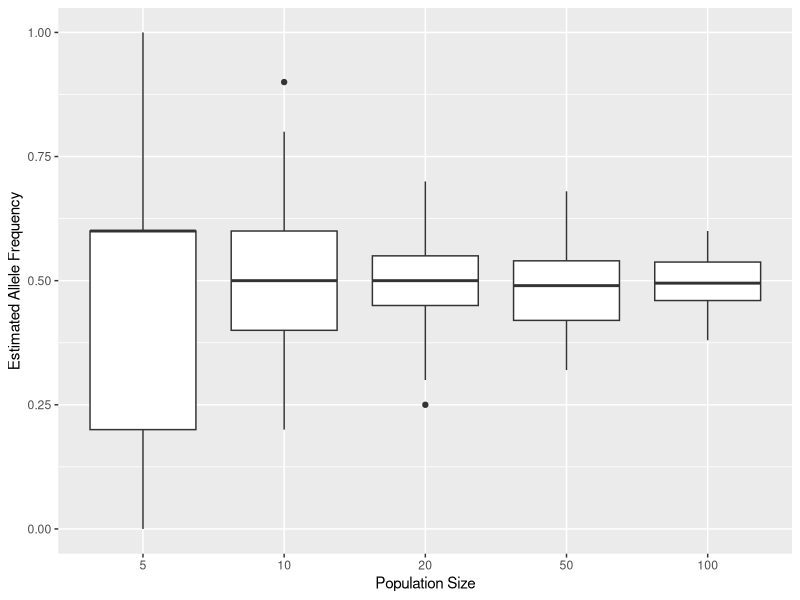
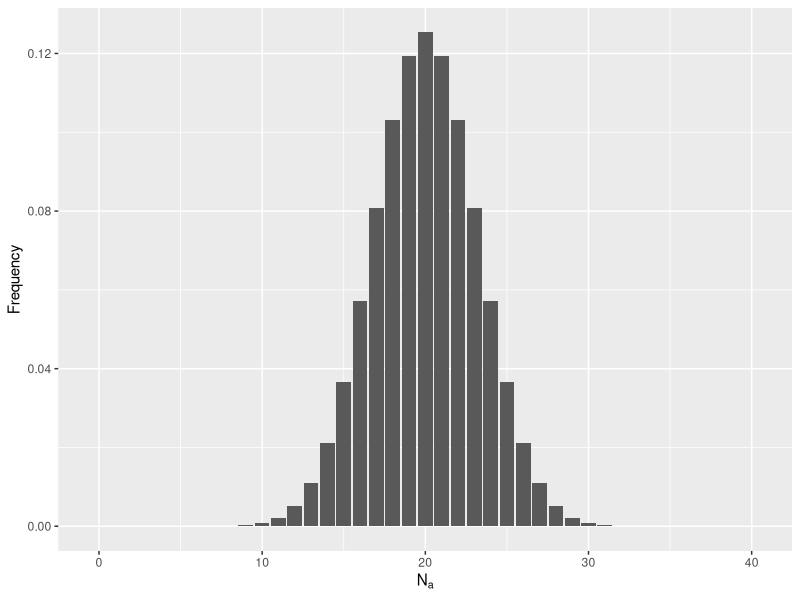
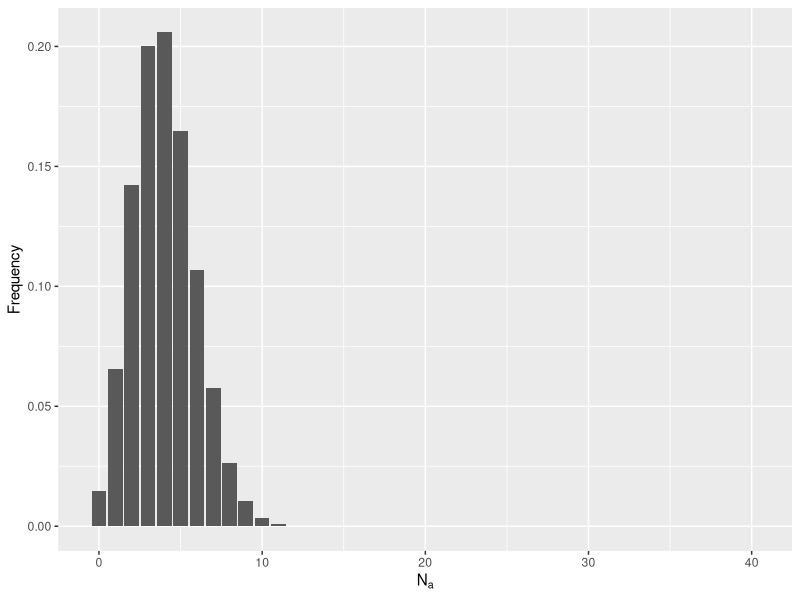
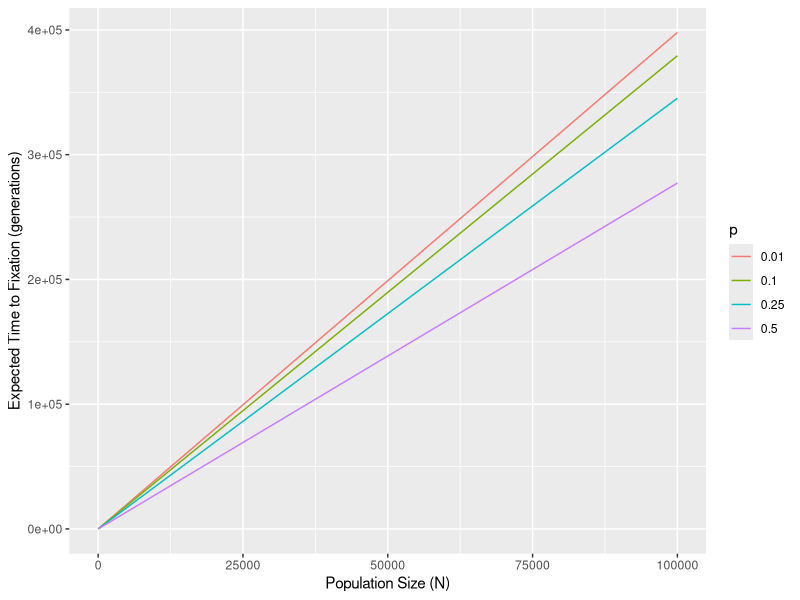
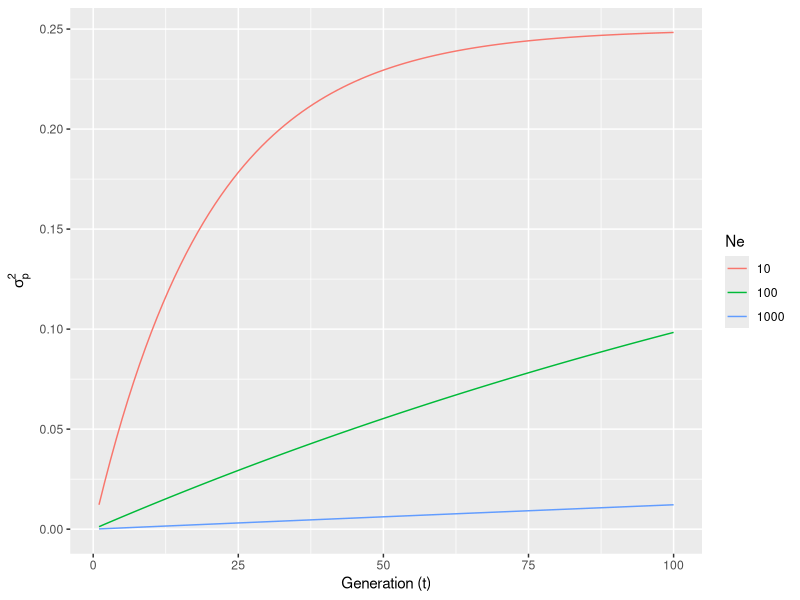
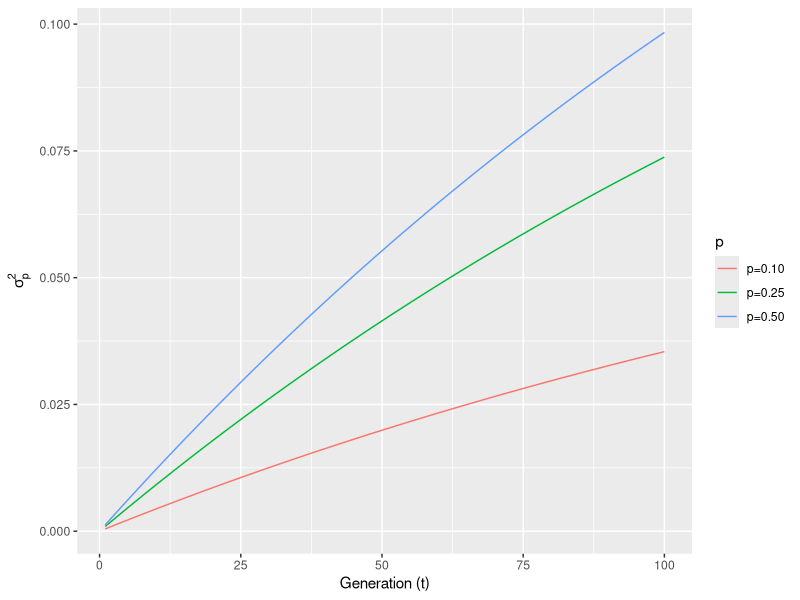

Generate these figures, in order, with R:
## ---- chunk 1
Alleles <- c("A","B")
## ---- chunk 2
sample_size <- c(5,10,20,50,100)
## ---- chunk 3
df <- data.frame( N = rep( sample_size, each=50 ),FreqA = NA)
## ---- chunk 4
for( row in 1:nrow(df) ) {
  # make random selection from Alleles with replacement of a particular size
  a <- sample( Alleles, size=df$N[row],replace = T)
  # find the frequency
  f <- sum( a == "A" ) / length(a)
  # assign it back to the data.frame
  df$FreqA[row] <- f
}
## ---- chunk 5
summary(df)
## ---- chunk 6
require(ggplot2)
p <- ggplot(df, aes(x=factor(N), y=FreqA)) + geom_boxplot() 
p + xlab("Population Size") + ylab("Estimated Allele Frequency")
## ---- chunk 7
p <- 0.5
N <- 20
N.A <- 20
## ---- chunk 8
coef <- factorial(2*N)/ (factorial(N.A)*factorial(2*N - N.A))
coef
## ---- chunk 9
prob <- p^N.A * (1 - p)^(2*N-N.A)
prob
## ---- chunk 10
Prob.20.A <- coef*prob
Prob.20.A
## ---- chunk 11
N.A <- 0:(2*N)
Frequency <- factorial(2*N)/( factorial(N.A)*factorial(2*N-N.A)) * p^N.A * (1-p)^(2*N-N.A)
df <- data.frame(N.A,Frequency)
ggplot(df,aes(x=N.A,y=Frequency)) + geom_bar(stat="identity") + xlab(expression(N[a]))
## ---- chunk 12
df[1:10,]
## ---- chunk 13
p <- 0.1
Frequency <- factorial(2*N)/( factorial(N.A)*factorial(2*N-N.A)) * p^N.A * (1-p)^(2*N-N.A)
df <- data.frame(N.A,Frequency)
ggplot(df,aes(x=N.A,y=Frequency)) + geom_bar(stat="identity") + xlab(expression(N[a])) 
## ---- chunk 14
require(ggplot2)
df <- data.frame()
N <- 10^(1:5)
for( p in c(0.01, 0.1, 0.25, 0.5)){
  t <- (-4*N*(1-p)*log(1-p))/p
  df <- rbind( df, data.frame(p,N,t))
}
df$p <- factor( df$p )
ggplot( df, aes(N,t,color=p)) + geom_line() + xlab("Population Size (N)") + ylab("Expected Time to Fixation (generations)")
## ---- chunk 15
t <- 1:100
p <- q <- 0.5
ne <- function( t, Ne, p, q) { return( p*q*( 1 - exp( -t/(2*Ne)))) }
df <- data.frame( Generation=c(t,t,t),
                  sigma_p= c( ne(t,10,p,q), ne(t,100,p,q), ne(t,1000,p,q) ),
                  Ne=rep(c("10","100","1000"), each=100) ) 
ggplot( df, aes(x=Generation, y=sigma_p, color=Ne)) + geom_line() +
  xlab("Generation (t)") + ylab(expression(sigma[p]^2))
## ---- chunk 16
df <- data.frame( Generation=c(t,t,t),
                  sigma_p= c( ne(t,100,.1,.9), ne(t,100,.25,.75), ne(t,100,.5,.5) ),
                  p=rep(c("p=0.10","p=0.25","p=0.50"), each=100) ) 
ggplot( df, aes(x=Generation, y=sigma_p, color=p)) + geom_line() +
  xlab("Generation (t)") + ylab(expression(sigma[p]^2))
